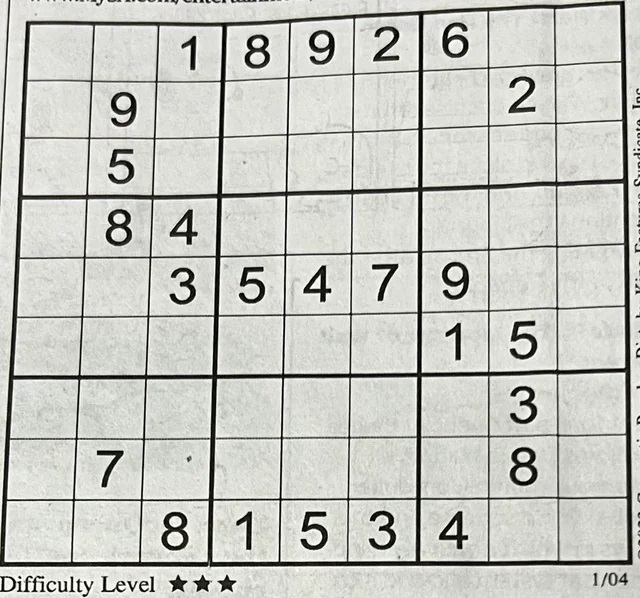
#> input picture 07-Hough-Transform/Data/sudoku.jpg, 640 x 598 px, found by its file name
$ jupyter execute HoughTrasform_Lines.ipynb
#> lines starting #> are read from the running program, lines starting #| are printed output that depends on the picture; after the words box and inside, x2 and y2 are one past the last pixel; in counts of white or black regions, pixels touching at a corner belong together
[cell 1]
import cv2
import numpy as np
import matplotlib.pyplot as plt

[cell 2]
image = cv2.imread("D:\Computer-Vision\Image-Processing\HoughTransform\sudoku.jpg")
#> image is the input picture: shape (598, 640, 3); mean B, G, R 193.5, 199.4, 198.3

[cell 3]
plt.figure(figsize=(12,6))
plt.imshow(cv2.cvtColor(image, cv2.COLOR_BGR2RGB))
plt.show()

Extracting Edges.

[cell 4]
gray = cv2.cvtColor(image, cv2.COLOR_BGR2GRAY)
blure = cv2.GaussianBlur(gray,(5,5),0)
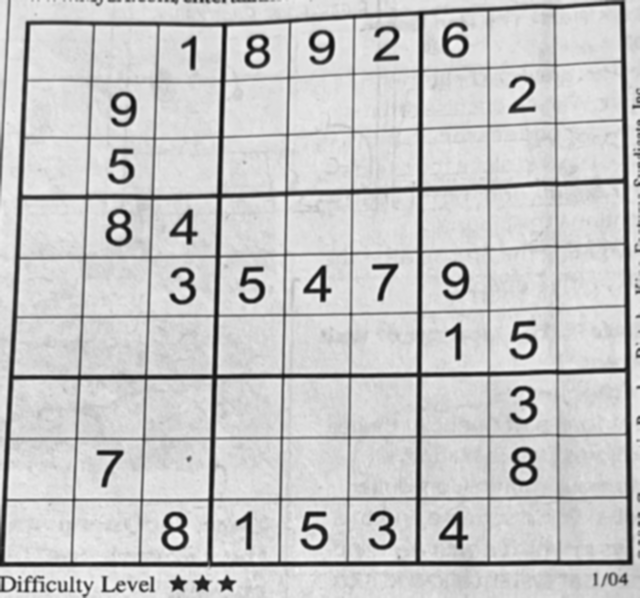
#> blure: shape (598, 640); min 11, max 245, mean 198.4
edges = cv2.Canny(gray, 200, 250)
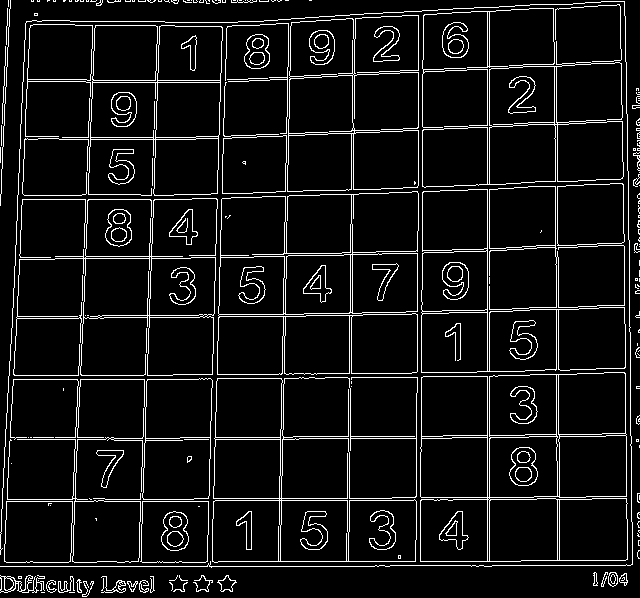
#> edges: shape (598, 640); 7.7% white in thin lines or dots

[cell 5]
plt.figure(figsize=(12,6))
plt.imshow(edges, cmap='gray')
plt.show()

Hough line. A method in cv2 for extracting line.

edges >>> extracted by Canny. 1 >>> step of distance. as less as ditance be we will have more accuracy in detecting lines. np.pi/180 >>> move on degree 1 degree in every step. 200 >>> treshold >>> encounter times for accept the line structure. if you wants to detect small lines you have to set it lower.

[cell 6]
lines = cv2.HoughLines(edges, 1, np.pi/180, 150)
#> lines = 66 rows, first 8: [487, 0], [489, 0], [160, 0.0349], [158, 0.0349], [566, 1.57], [561, 1.57], [288, 0.0175], [290, 0.0175]

[cell 7]
lines[0]
#> Out = [[487, 0]]

[cell 8]
image_line1 = image.copy()

for line in lines:
    rho, theta = line[0]
    a = np.cos(theta)
    b = np.sin(theta)
    x0 = a * rho
    y0 = b * rho
    x1 = int(x0 + 1000 * (-b))
    y1 = int(y0 + 1000 * (a))
    x2 = int(x0 - 1000 * (-b))
    y2 = int(y0 - 1000 * (a))
    cv2.line(image_line1, (x1, y1), (x2, y2), (0, 0, 255), 2)
#> this loop made 66 passes
#> (rho, theta, a, b, x0, y0, x1, y1) on passes 1 to 12: (487, 0, 1, 0, 487, 0, 487, 1000), (489, 0, 1, 0, 489, 0, 489, 1000), (160, 0.0349, 0.999, 0.0349, 159.9, 5.58, 125, 1004), (158, 0.0349, 0.999, 0.0349, 157.9, 5.51, 123, 1004), (566, 1.57, -4.37e-08, 1, -2.47e-05, 566, -1000, 565), (561, 1.57, -4.37e-08, 1, -2.45e-05, 561, -1000, 560), (288, 0.0175, 1, 0.0175, 288, 5.03, 270, 1004), (290, 0.0175, 1, 0.0175, 290, 5.06, 272, 1004), (143, 1.54, 0.0349, 0.999, 4.99, 142.9, -994, 177), (201, 1.54, 0.0349, 0.999, 7.01, 200.9, -992, 235), (355, 0.0175, 1, 0.0175, 354.9, 6.2, 337, 1006), (318, 1.55, 0.0175, 1, 5.55, 318, -994, 335)
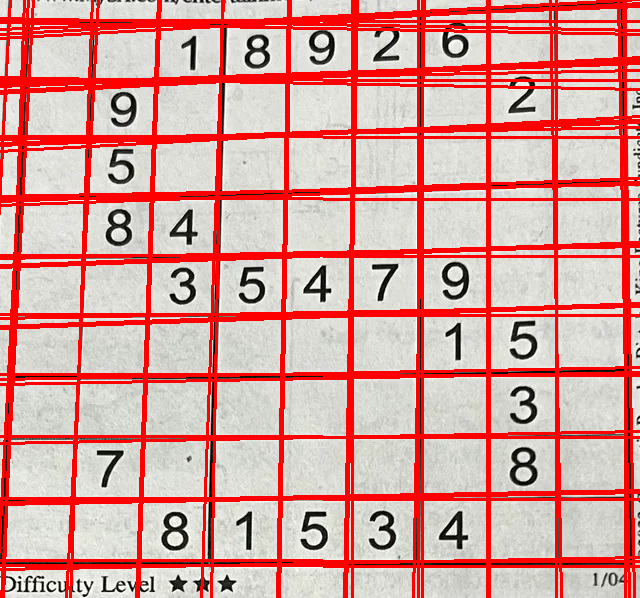
#> image_line1: shape (598, 640, 3); mean B, G, R 155.7, 160.3, 218.8

[cell 9]
plt.imshow(cv2.cvtColor(image_line1, cv2.COLOR_BGR2RGB))
plt.show()

Probabilistic Hough Transform >>> Givving the line cordinate directly.

Parameters: edges >>> input. 1 >>> step of distance. as less as ditance be we will have more accuracy in detecting lines. np.pi/180 >>> move on degree 1 degree in every step.
60 >>> treshold >>> encounter times for accept the line structure. minLineLength=100 >>> smallest line. maxLineGap=60 >>> The maximum distance of a line that is split in two.

[cell 10]
lines = cv2.HoughLinesP(edges, 1, np.pi / 180, threshold=60, minLineLength=100, maxLineGap=60)
#> lines = 120 rows, first 6: [489, 566, 489, 7], [487, 566, 487, 7], [139, 566, 158, 0], [140, 591, 161, 0], [0, 566, 389, 566], [278, 561, 288, 0]

[cell 11]
lines[0]
#> Out = [[489, 566, 489, 7]]

[cell 12]
image_line2 = image.copy()

for line in lines:
    x1, y1, x2, y2 = line[0]
    cv2.line(image_line2, (x1, y1), (x2, y2), (0, 0, 255), 2)
#> this loop made 120 passes
#> line on passes 26 to 37: [[348, 560, 356, 75]], [[11, 437, 292, 437]], [[346, 560, 355, 19]], [[150, 200, 638, 183]], [[164, 317, 558, 311]], [[9, 375, 172, 375]], [[72, 498, 391, 498]], [[215, 258, 637, 243]], [[556, 560, 556, 248]], [[418, 230, 418, 16]], [[215, 500, 490, 500]], [[506, 247, 620, 243]]
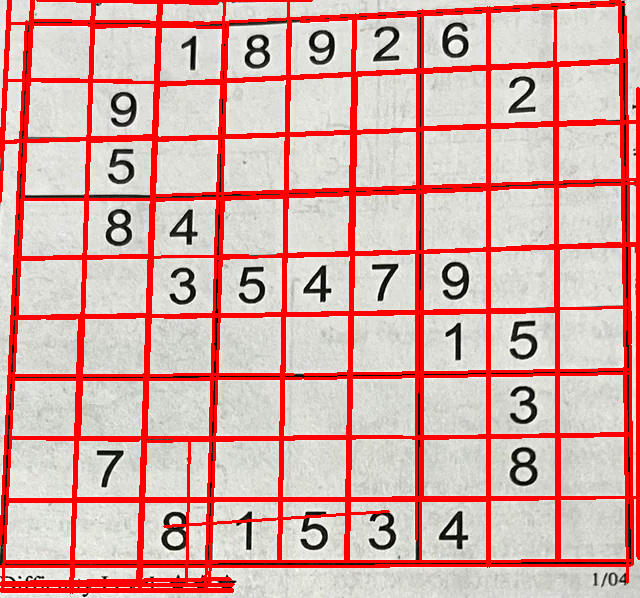
#> image_line2: shape (598, 640, 3); 18.92% of pixels changed, all inside (x1, y1, x2, y2) = (0, 0, 640, 594)

[cell 13]
plt.figure(figsize=(12,6))
plt.imshow(cv2.cvtColor(image_line2, cv2.COLOR_BGR2RGB))
plt.show()

[cell 14]
# line

[cell 15]
image2 = image.copy()

[cell 16]
plt.figure(figsize=(12,6))
plt.imshow(cv2.cvtColor(image, cv2.COLOR_BGR2RGB))
plt.show()

[cell 17]
image2_line = cv2.line(image2,(200,300),(400,300),(255,0,0),2)

[cell 18]
plt.figure(figsize=(12,6))
plt.imshow(cv2.cvtColor(image2_line, cv2.COLOR_BGR2RGB))
plt.show()
